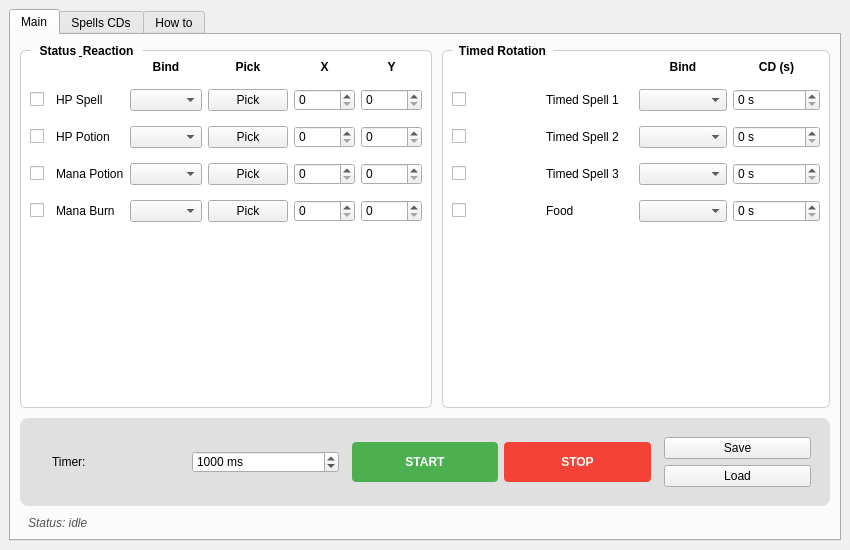
<?xml version="1.0" encoding="UTF-8"?>
<ui version="4.0">
 <class>MainWindow</class>
 <widget class="QMainWindow" name="MainWindow">
  <property name="geometry">
   <rect>
    <x>0</x>
    <y>0</y>
    <width>850</width>
    <height>550</height>
   </rect>
  </property>
  <property name="windowTitle">
   <string>Pixel Key Trigger - Bot</string>
  </property>
  <property name="styleSheet">
   <string notr="true">QMainWindow {
	background-color: #f0f0f0;
}
QGroupBox {
	font-weight: bold;
	border: 1px solid #ccc;
	border-radius: 6px;
	margin-top: 6px;
	background-color: #ffffff;
}
QGroupBox::title {
	subcontrol-origin: margin;
	left: 10px;
	padding: 0 5px;
}
QPushButton#btnStart {
	background-color: #4CAF50;
	color: white;
	font-weight: bold;
	border-radius: 4px;
}
QPushButton#btnStart:hover { background-color: #45a049; }
QPushButton#btnStart:disabled { background-color: #cccccc; }

QPushButton#btnStop {
	background-color: #f44336;
	color: white;
	font-weight: bold;
	border-radius: 4px;
}
QPushButton#btnStop:hover { background-color: #d32f2f; }
QPushButton#btnStop:disabled { background-color: #cccccc; }</string>
  </property>
  <widget class="QWidget" name="centralwidget">
   <layout class="QVBoxLayout" name="verticalLayout">
    <item>
     <widget class="QTabWidget" name="tabWidget">
      <property name="currentIndex">
       <number>0</number>
      </property>

      <widget class="QWidget" name="tabMain">
       <attribute name="title">
        <string>Main</string>
       </attribute>
       <layout class="QVBoxLayout" name="layoutTabMain">
        <property name="spacing">
         <number>10</number>
        </property>
        <item>
         <layout class="QHBoxLayout" name="horizontalLayoutMain">
          <item>
           <widget class="QGroupBox" name="grpVitals">
            <property name="title">
             <string>Status &amp; Reaction</string>
            </property>
            <layout class="QGridLayout" name="gridLayout_1">
             <property name="verticalSpacing">
              <number>15</number>
             </property>

             <item row="0" column="2"><widget class="QLabel" name="lblHdr1"><property name="text"><string>Bind</string></property><property name="alignment"><set>Qt::AlignCenter</set></property><property name="font"><font><weight>75</weight><bold>true</bold></font></property></widget></item>
             <item row="0" column="3"><widget class="QLabel" name="lblHdr2"><property name="text"><string>Pick</string></property><property name="alignment"><set>Qt::AlignCenter</set></property><property name="font"><font><weight>75</weight><bold>true</bold></font></property></widget></item>
             <item row="0" column="4"><widget class="QLabel" name="lblHdr3"><property name="text"><string>X</string></property><property name="alignment"><set>Qt::AlignCenter</set></property><property name="font"><font><weight>75</weight><bold>true</bold></font></property></widget></item>
             <item row="0" column="5"><widget class="QLabel" name="lblHdr4"><property name="text"><string>Y</string></property><property name="alignment"><set>Qt::AlignCenter</set></property><property name="font"><font><weight>75</weight><bold>true</bold></font></property></widget></item>

             <item row="1" column="0"><widget class="QCheckBox" name="chk_hp_spell"><property name="text"><string></string></property></widget></item>
             <item row="1" column="1"><widget class="QLabel" name="lbl_hp_spell"><property name="text"><string>HP Spell</string></property></widget></item>
             <item row="1" column="2"><widget class="QComboBox" name="cmb_hp_spell"/></item>
             <item row="1" column="3"><widget class="QPushButton" name="btnPick_hp_spell"><property name="text"><string>Pick</string></property><property name="cursor"><cursorShape>PointingHandCursor</cursorShape></property></widget></item>
             <item row="1" column="4"><widget class="QSpinBox" name="spnX_hp_spell"><property name="maximum"><number>99999</number></property></widget></item>
             <item row="1" column="5"><widget class="QSpinBox" name="spnY_hp_spell"><property name="maximum"><number>99999</number></property></widget></item>

             <item row="2" column="0"><widget class="QCheckBox" name="chk_hp_pot"><property name="text"><string></string></property></widget></item>
             <item row="2" column="1"><widget class="QLabel" name="lbl_hp_pot"><property name="text"><string>HP Potion</string></property></widget></item>
             <item row="2" column="2"><widget class="QComboBox" name="cmb_hp_pot"/></item>
             <item row="2" column="3"><widget class="QPushButton" name="btnPick_hp_pot"><property name="text"><string>Pick</string></property><property name="cursor"><cursorShape>PointingHandCursor</cursorShape></property></widget></item>
             <item row="2" column="4"><widget class="QSpinBox" name="spnX_hp_pot"><property name="maximum"><number>99999</number></property></widget></item>
             <item row="2" column="5"><widget class="QSpinBox" name="spnY_hp_pot"><property name="maximum"><number>99999</number></property></widget></item>

             <item row="3" column="0"><widget class="QCheckBox" name="chk_mana_pot"><property name="text"><string></string></property></widget></item>
             <item row="3" column="1"><widget class="QLabel" name="lbl_mana_pot"><property name="text"><string>Mana Potion</string></property></widget></item>
             <item row="3" column="2"><widget class="QComboBox" name="cmb_mana_pot"/></item>
             <item row="3" column="3"><widget class="QPushButton" name="btnPick_mana_pot"><property name="text"><string>Pick</string></property><property name="cursor"><cursorShape>PointingHandCursor</cursorShape></property></widget></item>
             <item row="3" column="4"><widget class="QSpinBox" name="spnX_mana_pot"><property name="maximum"><number>99999</number></property></widget></item>
             <item row="3" column="5"><widget class="QSpinBox" name="spnY_mana_pot"><property name="maximum"><number>99999</number></property></widget></item>

             <item row="4" column="0"><widget class="QCheckBox" name="chk_mana_burn"><property name="text"><string></string></property></widget></item>
             <item row="4" column="1"><widget class="QLabel" name="lbl_mana_burn"><property name="text"><string>Mana Burn</string></property></widget></item>
             <item row="4" column="2"><widget class="QComboBox" name="cmb_mana_burn"/></item>
             <item row="4" column="3"><widget class="QPushButton" name="btnPick_mana_burn"><property name="text"><string>Pick</string></property><property name="cursor"><cursorShape>PointingHandCursor</cursorShape></property></widget></item>
             <item row="4" column="4"><widget class="QSpinBox" name="spnX_mana_burn"><property name="maximum"><number>99999</number></property></widget></item>
             <item row="4" column="5"><widget class="QSpinBox" name="spnY_mana_burn"><property name="maximum"><number>99999</number></property></widget></item>

             <item row="5" column="0"><spacer name="verticalSpacerLeft"><property name="orientation"><enum>Qt::Vertical</enum></property><property name="sizeHint" stdset="0"><size><width>20</width><height>40</height></size></property></spacer></item>
            </layout>
           </widget>
          </item>

          <item>
           <widget class="QGroupBox" name="grpTimed">
            <property name="title">
             <string>Timed Rotation</string>
            </property>
            <layout class="QGridLayout" name="gridLayout_2">
             <property name="verticalSpacing">
              <number>15</number>
             </property>

             <item row="0" column="2"><widget class="QLabel" name="lblHdr5"><property name="text"><string>Bind</string></property><property name="alignment"><set>Qt::AlignCenter</set></property><property name="font"><font><weight>75</weight><bold>true</bold></font></property></widget></item>
             <item row="0" column="3"><widget class="QLabel" name="lblHdr7"><property name="text"><string>CD (s)</string></property><property name="alignment"><set>Qt::AlignCenter</set></property><property name="font"><font><weight>75</weight><bold>true</bold></font></property></widget></item>

             <item row="1" column="0"><widget class="QCheckBox" name="chk_timed1"><property name="text"><string></string></property></widget></item>
             <item row="1" column="1"><widget class="QLabel" name="lbl_timed1"><property name="text"><string>Timed Spell 1</string></property></widget></item>
             <item row="1" column="2"><widget class="QComboBox" name="cmb_timed1"/></item>
             <item row="1" column="3"><widget class="QSpinBox" name="spnCd_timed1"><property name="suffix"><string> s</string></property><property name="maximum"><number>9999</number></property></widget></item>

             <item row="2" column="0"><widget class="QCheckBox" name="chk_timed2"><property name="text"><string></string></property></widget></item>
             <item row="2" column="1"><widget class="QLabel" name="lbl_timed2"><property name="text"><string>Timed Spell 2</string></property></widget></item>
             <item row="2" column="2"><widget class="QComboBox" name="cmb_timed2"/></item>
             <item row="2" column="3"><widget class="QSpinBox" name="spnCd_timed2"><property name="suffix"><string> s</string></property><property name="maximum"><number>9999</number></property></widget></item>

             <item row="3" column="0"><widget class="QCheckBox" name="chk_timed3"><property name="text"><string></string></property></widget></item>
             <item row="3" column="1"><widget class="QLabel" name="lbl_timed3"><property name="text"><string>Timed Spell 3</string></property></widget></item>
             <item row="3" column="2"><widget class="QComboBox" name="cmb_timed3"/></item>
             <item row="3" column="3"><widget class="QSpinBox" name="spnCd_timed3"><property name="suffix"><string> s</string></property><property name="maximum"><number>9999</number></property></widget></item>

             <item row="4" column="0"><widget class="QCheckBox" name="chk_food"><property name="text"><string></string></property></widget></item>
             <item row="4" column="1"><widget class="QLabel" name="lbl_food"><property name="text"><string>Food</string></property></widget></item>
             <item row="4" column="2"><widget class="QComboBox" name="cmb_food"/></item>
             <item row="4" column="3"><widget class="QSpinBox" name="spnCd_food"><property name="suffix"><string> s</string></property><property name="maximum"><number>9999</number></property></widget></item>

             <item row="5" column="0"><spacer name="verticalSpacerRight"><property name="orientation"><enum>Qt::Vertical</enum></property><property name="sizeHint" stdset="0"><size><width>20</width><height>40</height></size></property></spacer></item>
            </layout>
           </widget>
          </item>
         </layout>
        </item>

        <item>
         <widget class="QFrame" name="frameControls">
          <property name="frameShape"><enum>QFrame::StyledPanel</enum></property>
          <property name="frameShadow"><enum>QFrame::Raised</enum></property>
          <property name="styleSheet"><string>QFrame { background: #e0e0e0; border-radius: 8px; padding: 10px; }</string></property>
          <layout class="QHBoxLayout" name="horizontalLayoutBottom">

           <item>
            <widget class="QLabel" name="lblTimer">
             <property name="text"><string>Timer:</string></property>
            </widget>
           </item>
           <item>
            <widget class="QSpinBox" name="spnTimerMs">
             <property name="suffix"><string> ms</string></property>
             <property name="minimum"><number>10</number></property>
             <property name="maximum"><number>60000</number></property>
             <property name="value"><number>1000</number></property>
             <property name="minimumWidth"><number>80</number></property>
            </widget>
           </item>

           <item>
            <spacer name="spacerBottom1">
             <property name="orientation"><enum>Qt::Horizontal</enum></property>
            </spacer>
           </item>

           <item>
            <widget class="QPushButton" name="btnStart">
             <property name="text"><string>START</string></property>
             <property name="minimumSize"><size><width>120</width><height>40</height></size></property>
             <property name="font"><font><pointSize>10</pointSize><weight>75</weight><bold>true</bold></font></property>
            </widget>
           </item>
           <item>
            <widget class="QPushButton" name="btnStop">
             <property name="text"><string>STOP</string></property>
             <property name="minimumSize"><size><width>120</width><height>40</height></size></property>
             <property name="font"><font><pointSize>10</pointSize><weight>75</weight><bold>true</bold></font></property>
            </widget>
           </item>

           <item>
            <spacer name="spacerBottom2">
             <property name="orientation"><enum>Qt::Horizontal</enum></property>
            </spacer>
           </item>

           <item>
            <layout class="QVBoxLayout" name="layoutFileBtns">
             <item>
              <widget class="QPushButton" name="btnSave">
               <property name="text"><string>Save</string></property>
              </widget>
             </item>
             <item>
              <widget class="QPushButton" name="btnLoad">
               <property name="text"><string>Load</string></property>
              </widget>
             </item>
            </layout>
           </item>
          </layout>
         </widget>
        </item>

        <item>
         <widget class="QLabel" name="lblStatus">
          <property name="text"><string>Status: idle</string></property>
          <property name="styleSheet"><string>color: #555; font-style: italic; margin-left: 5px;</string></property>
         </widget>
        </item>
       </layout>
      </widget>

      <widget class="QWidget" name="tabSpells">
       <attribute name="title">
        <string>Spells CDs</string>
       </attribute>
       <layout class="QVBoxLayout" name="layoutTabSpells">
        <item>
         <widget class="QTextEdit" name="txtSpellsCds">
          <property name="readOnly">
           <bool>true</bool>
          </property>
         </widget>
        </item>
       </layout>
      </widget>

      <widget class="QWidget" name="tabHowTo">
       <attribute name="title">
        <string>How to</string>
       </attribute>
       <layout class="QVBoxLayout" name="layoutTabHowTo">
        <item>
         <widget class="QTextEdit" name="txtHowTo">
          <property name="readOnly">
           <bool>true</bool>
          </property>
         </widget>
        </item>
       </layout>
      </widget>

     </widget>
    </item>
   </layout>
  </widget>
 </widget>
 <resources/>
 <connections/>
</ui>
